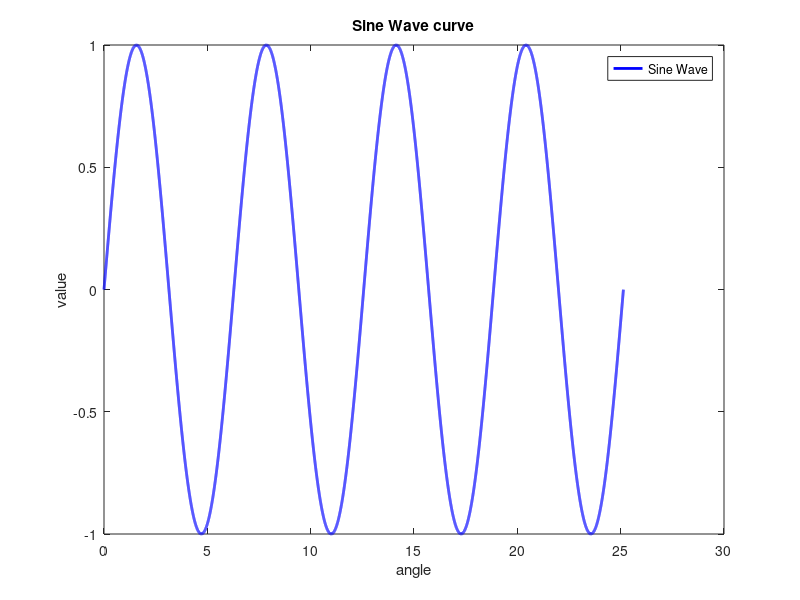

MATLAB code for this plot:
clear; clc;
x = 0:0.001:8*pi; 
y = sin(x);     
plot(x,y, 'b-', 'LineWidth', 2, 'DisplayName', 'Sine Wave');
xlabel('angle');
ylabel('value');
title('Sine Wave curve');
legend('show');
